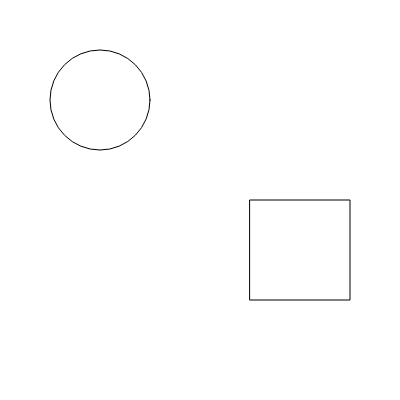
Frame 1 (no input)
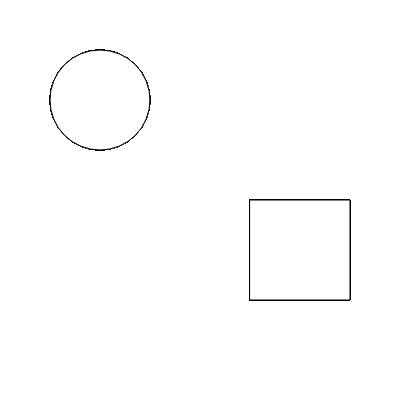
Frame 60 (no input)
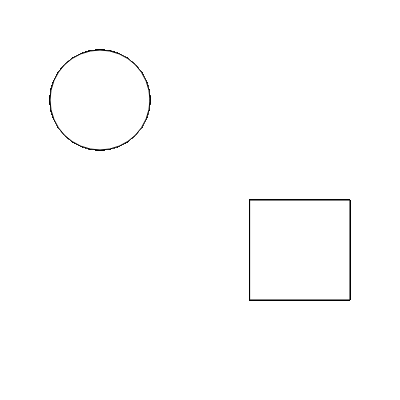
Frame 120 (the mouse pressed at the canvas centre since frame 60)

The p5.js sketch that drew these frames (run headless with seeded random() and noise() and a simulated clock; from frame 60 on, the mouse is pressed at the canvas centre):

// p5.js sketch
// ── sketch.js
function setup() {
 createCanvas(400, 400);//canvas size 

}


function draw() {
  ellipse(100, 100, 100, 100);//position(x,y) and size
  rect(250, 200, 100, 100);//position(x,y) and size
}
